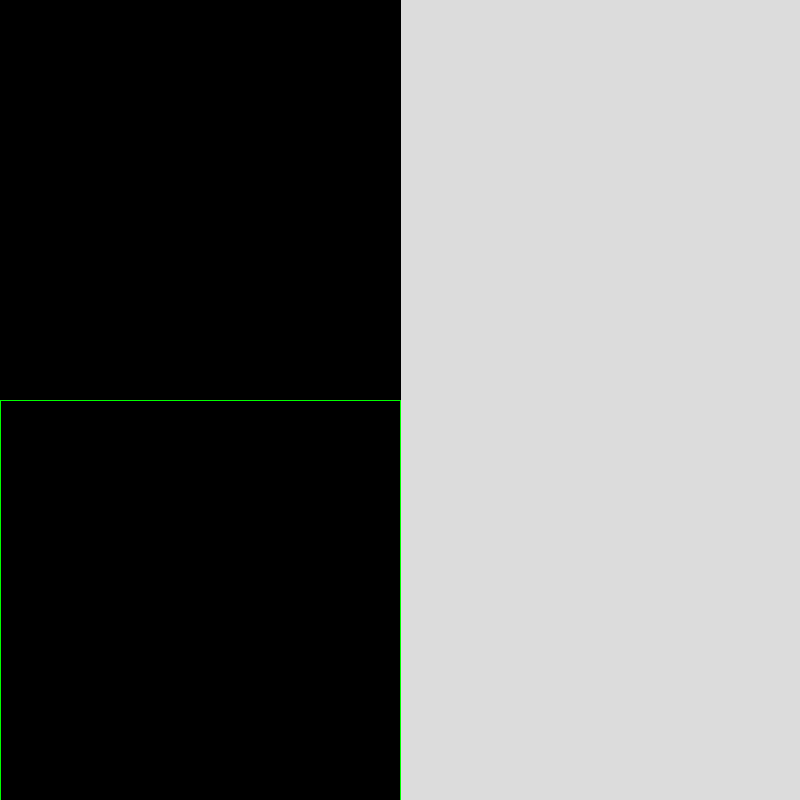
Frame 1 (no input)
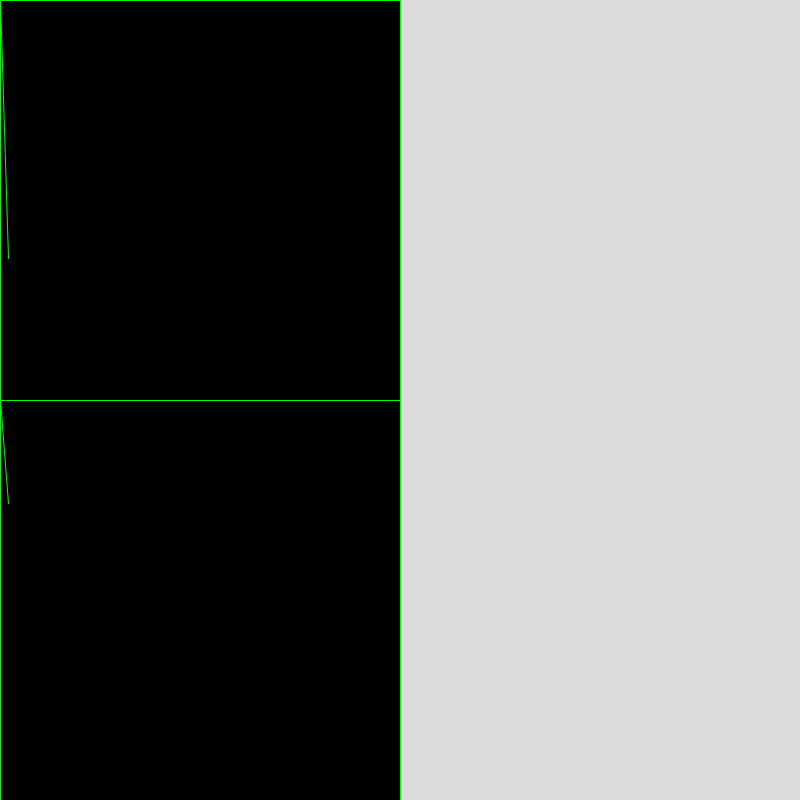
Frame 60 (the mouse pressed at the canvas centre just before this capture)
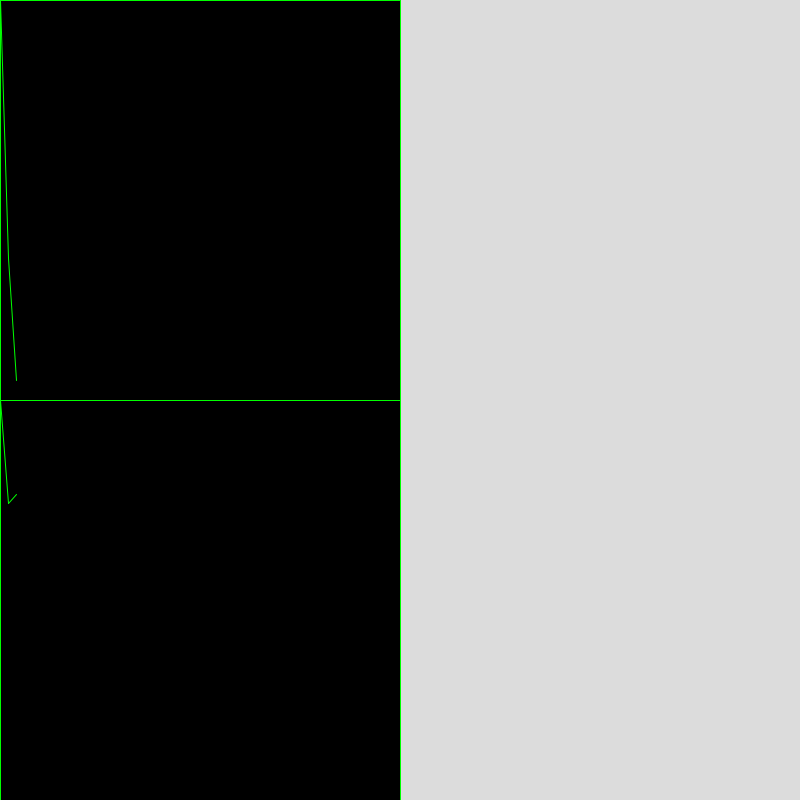
Frame 120 (the mouse held since frame 60 and released just before this capture)

The Processing sketch that drew these frames (run headless with seeded random() and noise(); from frame 60 on, the mouse is pressed at the canvas centre):

// Processing sketch: StocksGame
// ── StocksGame.pde
Stock stock;
Stock stock2;
float timer = 0;

void setup() {
  stock = new Stock();
  stock2 = new Stock();
  size(800,800);
}

void draw() {
  background(220);
  drawStock(stock.pastPrices.copy(),stock.price,0,0,width/2,height/2,color(0,255,0),0);
  drawStock(stock2.pastPrices.copy(),stock2.price,0,height/2,width/2,height/2,color(0,255,0),0);
  timer--;
  if(timer < frameCount) {
  stock.updatePrice(random(0,100));
  stock2.updatePrice(random(0,100));
  timer = frameCount + 3 * frameRate;
  }
}

class Stock {
  String Name;
  FloatList pastPrices = new FloatList();
  float price;
  Stock() {
    
  }
  void updatePrice(float NEWPRICE){
    this.pastPrices.push(this.price);
    this.price = NEWPRICE;
    if(this.pastPrices.size() > 50){
      this.pastPrices.remove(0);
    }
  }
}

void drawStock(FloatList PASTPRICES, float PRICE, float X, float Y, float W, float H, color LINECOLOR, color BACKGROUNDCOLOR) {
  PASTPRICES.push(PRICE);
  strokeWeight(1);
  fill(BACKGROUNDCOLOR);
  rect(X,Y,W,H);
  stroke(LINECOLOR);
  for(int i = 1; i < PASTPRICES.size(); i++){
    line((W/50)*(i-1)+X,
          map(PASTPRICES.get(i-1),0,100,0,H)+Y,
         (W/50)*i+X,
          map(PASTPRICES.get(i),0,100,0,H)+Y);
  }
}
